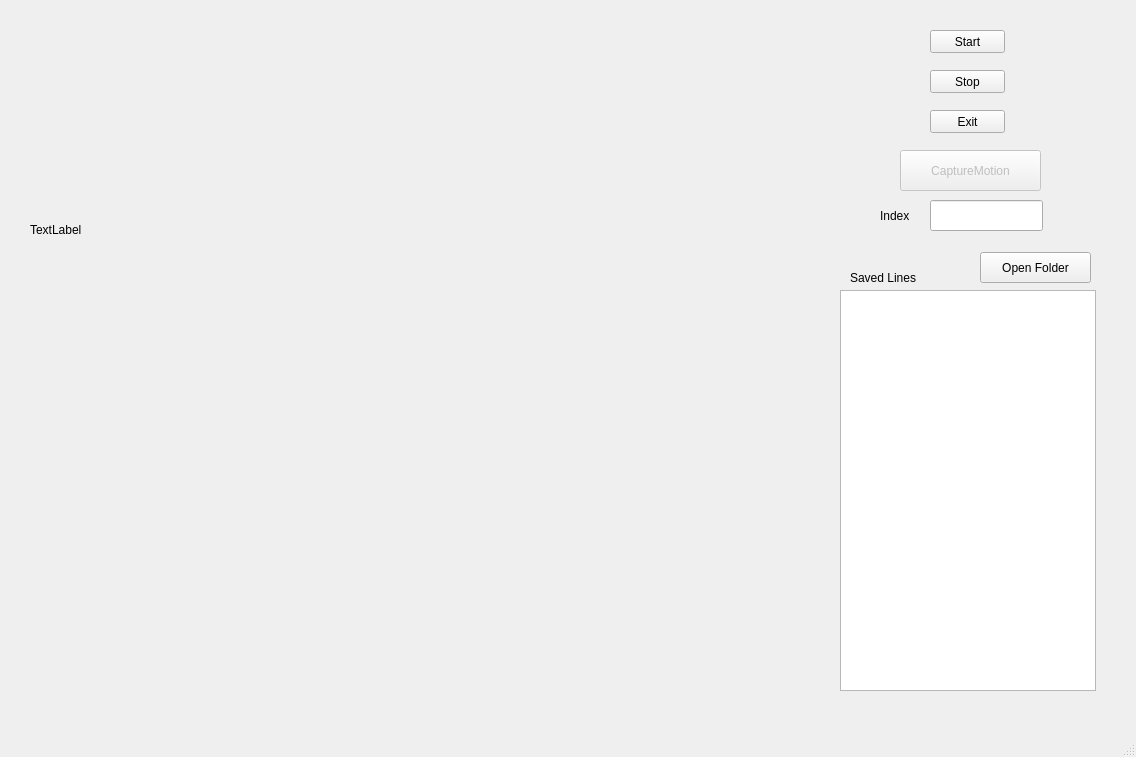
<?xml version="1.0" encoding="UTF-8"?>
<ui version="4.0">
 <class>MainWindow</class>
 <widget class="QMainWindow" name="MainWindow">
  <property name="geometry">
   <rect>
    <x>0</x>
    <y>0</y>
    <width>1136</width>
    <height>757</height>
   </rect>
  </property>
  <property name="windowTitle">
   <string>Gesture Training</string>
  </property>
  <widget class="QWidget" name="centralwidget">
   <widget class="QLabel" name="WinCamaraLabel">
    <property name="geometry">
     <rect>
      <x>30</x>
      <y>30</y>
      <width>600</width>
      <height>400</height>
     </rect>
    </property>
    <property name="text">
     <string>TextLabel</string>
    </property>
   </widget>
   <widget class="QPushButton" name="WinStartBtn">
    <property name="geometry">
     <rect>
      <x>930</x>
      <y>30</y>
      <width>75</width>
      <height>23</height>
     </rect>
    </property>
    <property name="text">
     <string>Start</string>
    </property>
   </widget>
   <widget class="QPushButton" name="WinStopBtn">
    <property name="geometry">
     <rect>
      <x>930</x>
      <y>70</y>
      <width>75</width>
      <height>23</height>
     </rect>
    </property>
    <property name="text">
     <string>Stop</string>
    </property>
   </widget>
   <widget class="QPushButton" name="WinExitBtn">
    <property name="geometry">
     <rect>
      <x>930</x>
      <y>110</y>
      <width>75</width>
      <height>23</height>
     </rect>
    </property>
    <property name="text">
     <string>Exit</string>
    </property>
   </widget>
   <widget class="QPushButton" name="WinCaptureMotionBtn">
    <property name="enabled">
     <bool>false</bool>
    </property>
    <property name="geometry">
     <rect>
      <x>900</x>
      <y>150</y>
      <width>141</width>
      <height>41</height>
     </rect>
    </property>
    <property name="text">
     <string>CaptureMotion</string>
    </property>
   </widget>
   <widget class="QLabel" name="WinIndexLabelText">
    <property name="geometry">
     <rect>
      <x>880</x>
      <y>210</y>
      <width>54</width>
      <height>12</height>
     </rect>
    </property>
    <property name="text">
     <string>Index</string>
    </property>
   </widget>
   <widget class="QLineEdit" name="WinIndexLineEdit">
    <property name="geometry">
     <rect>
      <x>930</x>
      <y>200</y>
      <width>113</width>
      <height>31</height>
     </rect>
    </property>
   </widget>
   <widget class="QListWidget" name="WinDataListWidget">
    <property name="geometry">
     <rect>
      <x>840</x>
      <y>290</y>
      <width>256</width>
      <height>401</height>
     </rect>
    </property>
   </widget>
   <widget class="QLabel" name="label">
    <property name="geometry">
     <rect>
      <x>850</x>
      <y>270</y>
      <width>111</width>
      <height>16</height>
     </rect>
    </property>
    <property name="text">
     <string>Saved Lines</string>
    </property>
   </widget>
   <widget class="QPushButton" name="WinOpenFolerBtn">
    <property name="geometry">
     <rect>
      <x>980</x>
      <y>252</y>
      <width>111</width>
      <height>31</height>
     </rect>
    </property>
    <property name="text">
     <string>Open Folder</string>
    </property>
   </widget>
  </widget>
  <widget class="QMenuBar" name="menubar">
   <property name="geometry">
    <rect>
     <x>0</x>
     <y>0</y>
     <width>1136</width>
     <height>22</height>
    </rect>
   </property>
  </widget>
  <widget class="QStatusBar" name="statusbar"/>
 </widget>
 <resources/>
 <connections/>
</ui>
